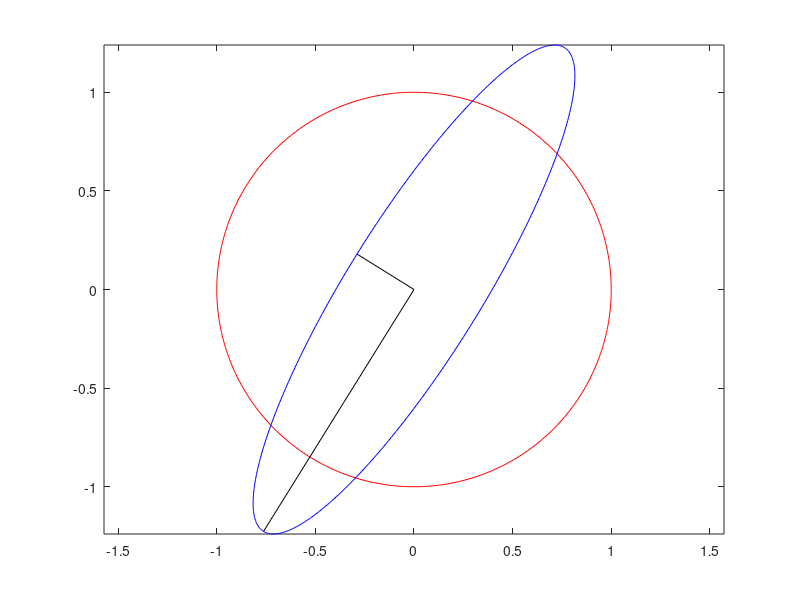

The MATLAB source for this figure:
clearvars
close all
A=rand(2);
theta=linspace(0,2*pi,401);
x=cos(theta);
y=sin(theta);
z=A*[x;y];
plot(x,y,'r-')
hold on
axis equal
plot(z(1,:),z(2,:),'b-')
[U,S,V]=svd(A);
eix=zeros(2,3);
eix(:,2)=U(:,1)*S(1,1);
eix(:,3)=U(:,2)*S(2,2);
plot(eix(1,[1,2]),eix(2,[1,2]),'k-')
plot(eix(1,[1,3]),eix(2,[1,3]),'k-')
hold off